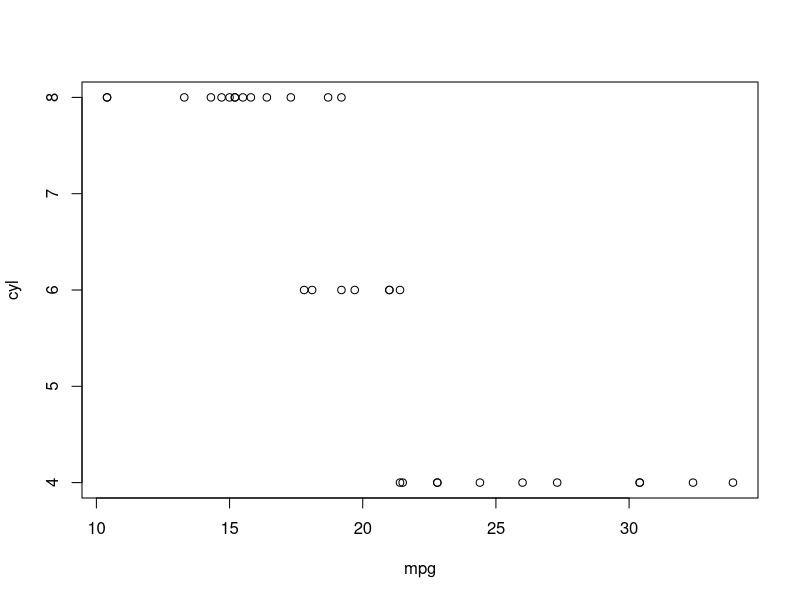

The R script that drew this image:
## ---- chunk 1
suppressMessages(attach(mtcars)) 
plot(mpg, cyl)
search() # list search paths for r objects -> the mtcars object is now a search path

# http://adv-r.had.co.nz/Environments.html
ls(envir=as.environment(mtcars))
